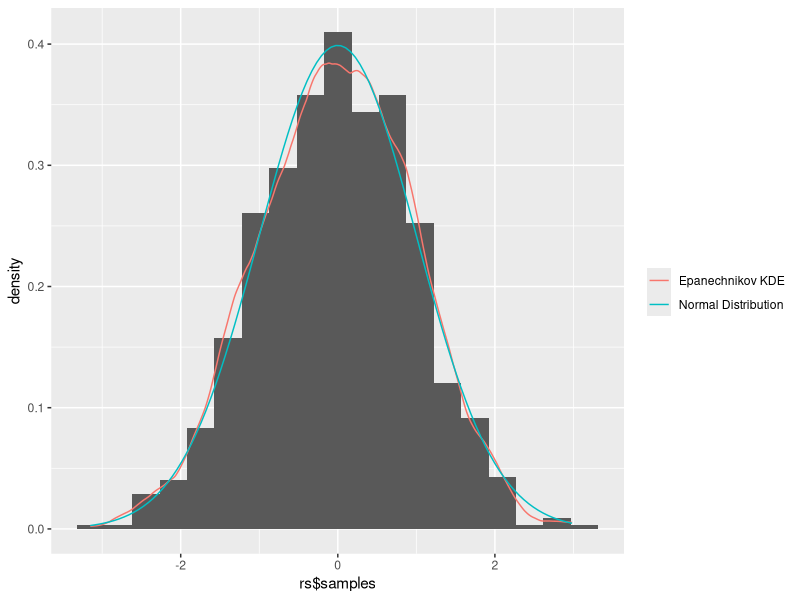
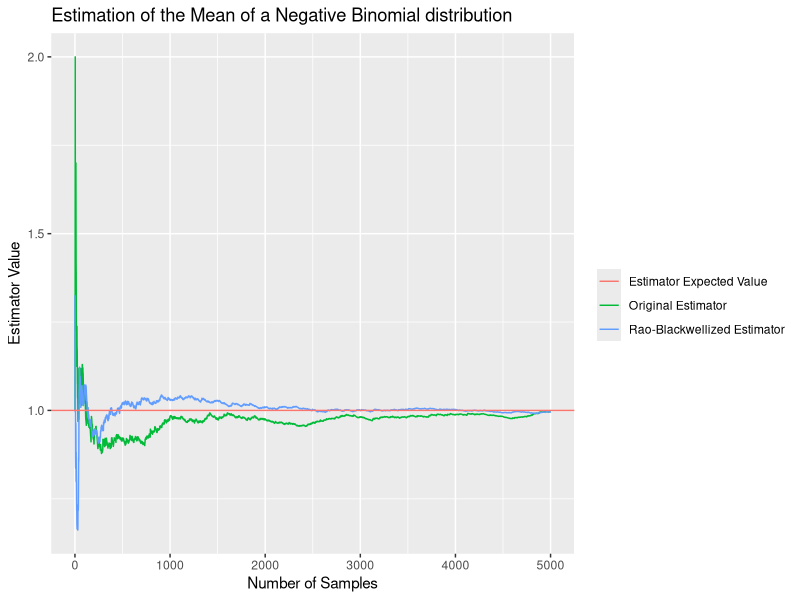

Here is the R script that generated these plots, in order:
library(ggplot2)


seed <- 7

# PART 1

# 1.A
# f/g maximized at x = +-1 with value sqrt(2*pi/e)
# M := sqrt(2*pi / e)
# 1/M probability of acceptance
# M expected number of trials per accepted sample


rejection_sample_normal <- function(N, seed = NULL) {
  # Rejection sample from the standard normal
  # using the standard Cauchy scaled optimally
  set.seed(seed)
  M <- sqrt(2 * pi / exp(1))
  n_sampled <- 0
  n_trials <- 1
  samples <- rep(NA, N)
  while (n_sampled < N) {
    n_trials <- n_trials + 1
    x <- rcauchy(1)
    f <- dnorm(x)
    g <- dcauchy(x)
    p_accept <- f / (M * g)
    u <- runif(1)
    if (u < p_accept) {
      n_sampled <- n_sampled + 1
      samples[n_sampled] <- x
    }
  }
  return(list(
    samples = samples,
    n_trials = n_trials,
    acceptance_rate = N / n_trials,
    M = M,
    N = N
  ))
}


rs <- rejection_sample_normal(N = 1000, seed = seed)

cat(sprintf(
  '
True Acceptance Rate: %.4f
Estimated Acceptance Rate: %.4f

True Expected #Trials/Sample: %.4f:
Estimated Expected #Trials/Sample: %.4f

True Mean: %.4f
Estimated Mean: %.4f

True SD: %.4f
Estimated SD: %.4f
',
  1 / rs$M, rs$acceptance_rate,
  rs$M, 1 / rs$acceptance_rate,
  0, mean(rs$samples), 1, sd(rs$samples)
))

ggplot(data.frame(rs$samples), aes(x = rs$samples, y = ..density..)) +
  geom_histogram(binwidth = 3.491 * 1 * rs$N^(-1 / 3)) +  # slides 1, slide 11
  geom_density(aes(color = 'Epanechnikov KDE'),
               kernel = 'epanechnikov',
               key_glyph = draw_key_path) +
  stat_function(fun = dnorm, inherit.aes = FALSE,
                aes(color = 'Normal Distribution'),
                key_glyph = draw_key_path) +
  labs(color = '')


# 1.B

raoblackwell_nbinom_mean <- function(n, r, p, seed = NULL) {
  # p is the probability of failure
  set.seed(seed)
  x <- rnbinom(n, size = r, prob = p)
  lambda <- rgamma(n, shape = r, scale = (1 - p) / p)
  ns <- 1 : n
  original <- cumsum(x) / ns
  raoblackwell <- cumsum(lambda) / ns
  expected_value <- r * (1 - p) / p
  return(list(
    original = original,
    raoblackwell = raoblackwell,
    expected_value = expected_value
  ))
}


rb <- raoblackwell_nbinom_mean(n = 5000, r = 1, p = 0.5, seed = seed)

ggplot(data = data.frame(ns = seq_along(rb$original),
                         original=rb$original,
                         raoblackwell=rb$raoblackwell),
       aes(ns))+
  geom_line(aes(y = original, color = 'Original Estimator')) +
  geom_line(aes(y = raoblackwell, color = 'Rao-Blackwellized Estimator')) +
  geom_hline(aes(yintercept = rb$expected_value, color = 'Estimator Expected Value')) +
  labs(title = 'Estimation of the Mean of a Negative Binomial distribution',
       x = 'Number of Samples', y = 'Estimator Value', color = '')


# 1.C
